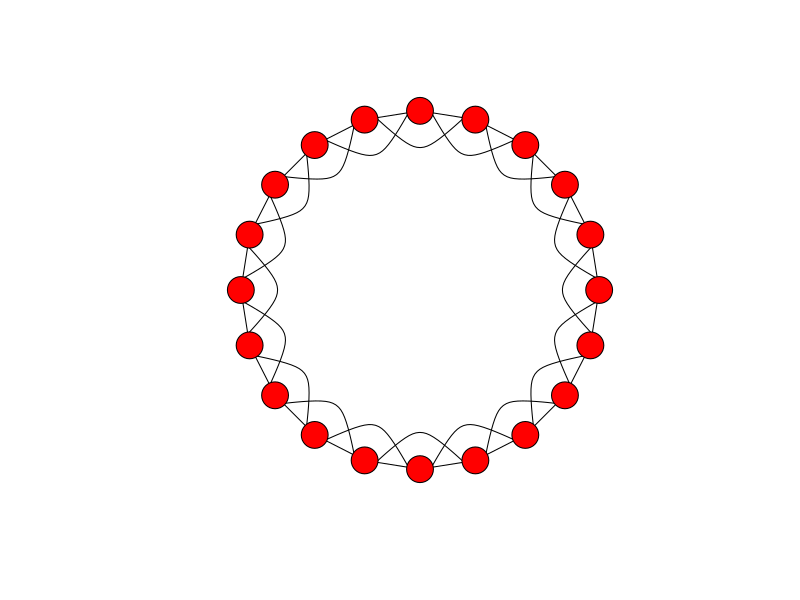
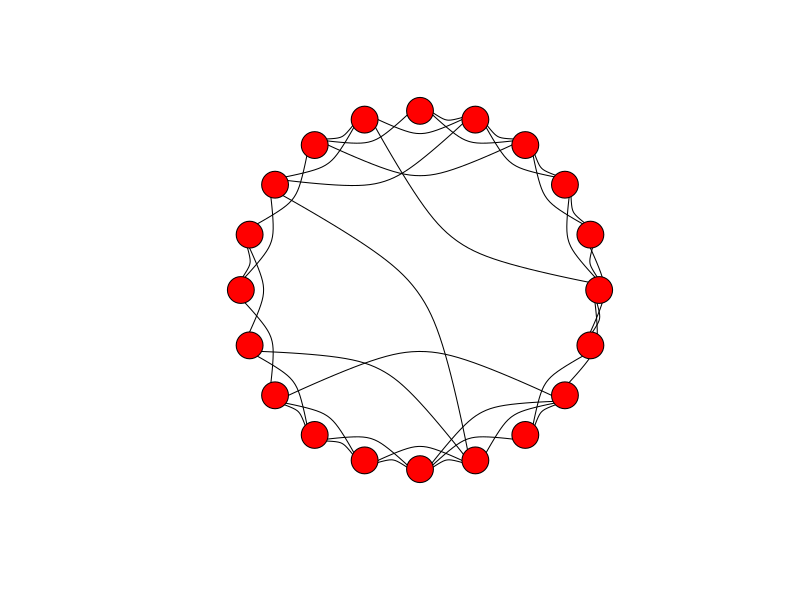
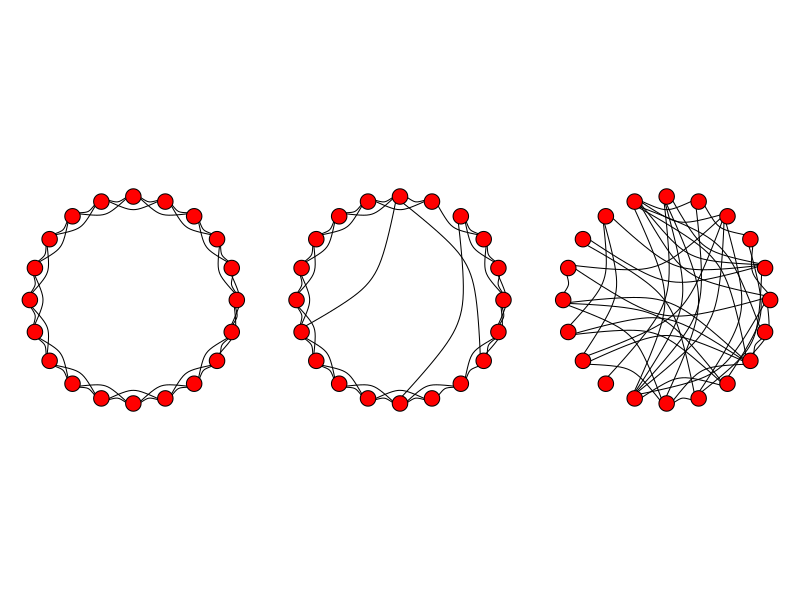
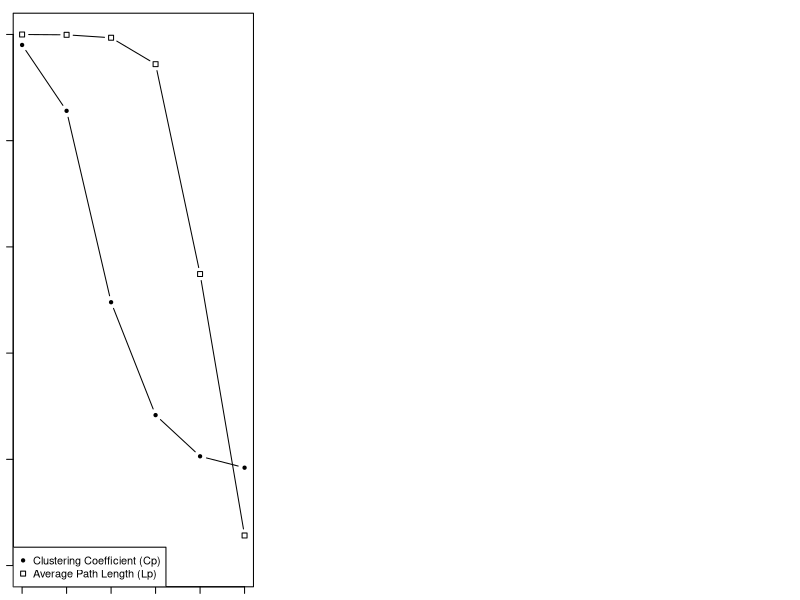
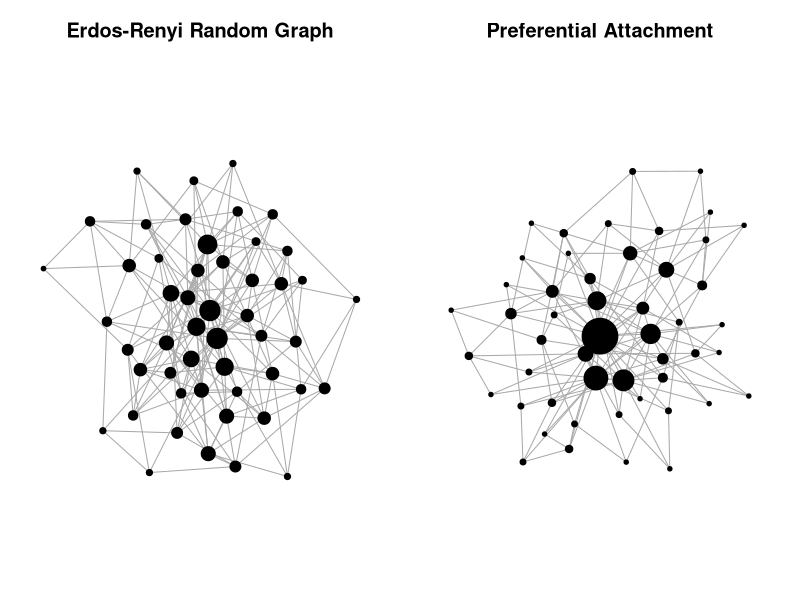

Here is the R script that generated these plots, in order:
## ---- chunk 1
library(knitr)
knitr::opts_chunk$set(fig.width=4, fig.height=3.5, message=F) 
set.seed(2)
## ---- chunk 2
library(igraph)
lat=make_lattice(dimvector=20, nei=2, circular=T) #dimvector=20 means 20 nodes in a line. nei=2 means connect up to neighbor of neighbor. circular=T means connect the ends to make a ring.
## ---- chunk 3
plot(lat, layout=layout.circle, edge.curved=c(rep(0,20), 1, -1, -1, rep(1,17)), vertex.color="red", edge.color="black", vertex.label="")
## ---- chunk 4
g.new=rewire(lat, with=each_edge(p=0.1, loops=F))
plot(g.new, layout=layout.circle, edge.curved=T, vertex.color="red", edge.color="black", vertex.label="")
## ---- chunk 5
# First create the lattice
lat=make_lattice(dimvector=c(20), nei=2, circular=T)
# Next make rewired version with low p (e.g., p = 0.1)
g1=rewire(lat, with=each_edge(p=0.1, loops=F))
# Finally, make the rewired version with p = 1
g2=rewire(lat, with=each_edge(p=1, loops=F))
# Make a plot with three figures lined up in a row
par(mfrow=c(1,3), mar=c(1,1,1,1))
plot(lat, layout=layout.circle, vertex.label="", vertex.color="red", edge.color="black", edge.curved=T)
plot(g1, layout=layout.circle, vertex.label="", vertex.color="red", edge.color="black", edge.curved=T)
plot(g2, layout=layout.circle, vertex.label="", vertex.color="red", edge.color="black", edge.curved=T)
## ---- chunk 6
L=matrix(nrow=25,ncol=6)
C=matrix(nrow=25,ncol=6)
s=c(0.00001,0.0001,0.001,0.01,0.1,1)
lat=make_lattice(dimvector=500, nei=10, circular=T)
for (j in 1:6){
	for (k in 1:25){
	g=rewire(lat, with=each_edge(prob=s[j], loops=F))
	L[k,j]=average.path.length(g)
	C[k,j]=transitivity(g,"localaverage")
}
}

## ---- chunk 7
L0=average.path.length(lat) #average path length of lattice
C0=transitivity(lat, "localaverage") #clustering coefficient of lattice

Lp=L/L0 #The average path length of graph relative to lattice
Cp=C/C0 #The clustering coefficient of graph relative to lattice

## ---- chunk 8
colMeans(Lp)
colMeans(Cp)
## ---- chunk 9
plot(s,colMeans(Lp),type="b",pch=20,log="x",ylim=c(0,1),xlab="p",ylab="") #ylim=c() argument sets the range of the y-axis 
points(s,colMeans(Cp),type="b",pch=0,ylim=c(0,1),xaxt="n",yaxt="n",xlab="",ylab="") #xaxt="n" and yaxt="n" means "don't plot the x-axis or y-axis". This is because we've already drawn these axes in the previous plot. xlab="", ylab="" keeps the axis labels blank as well. 
legend("bottomleft", pch=c(20,0), legend=c("Clustering Coefficient (Cp)", "Average Path Length (Lp)"))
## ---- chunk 10
g1=erdos.renyi.game(50,p=0.15) 
b1=barabasi.game(50,power=1,m=3,directed=FALSE) 
summary(g1)
summary(b1)
## ---- chunk 11
par(mfrow=c(1,2),mar=c(1,1,3,1))
plot(g1,layout=layout.fruchterman.reingold,vertex.size=degree(g1),vertex.label="",vertex.color="black",main="Erdos-Renyi Random Graph")
plot(b1,layout=layout.fruchterman.reingold,vertex.size=degree(b1),vertex.label="",vertex.color="black",main="Preferential Attachment")
